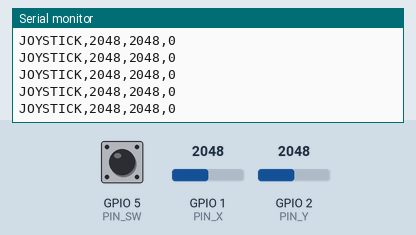
Bench run of a sketch on a simulated ESP32. Shown: the last lines printed to the serial monitor. Inputs (shaded band) come from the test bench; at power-on: GPIO 5 (PIN_SW) HIGH, GPIO 1 (PIN_X) = 2048, GPIO 2 (PIN_Y) = 2048 (analog values on the 0–4095 scale).

Above: at 1.2 s.
1.3 s: GPIO 5 (PIN_SW) pulled LOW for 3.2 s
At 1.9 s:
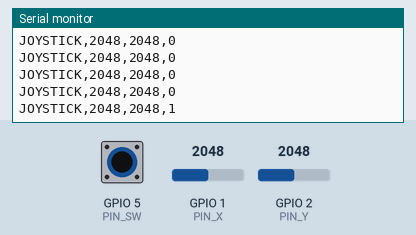
6.0 s: GPIO 1 (PIN_X) set to 2866
At 6.5 s:
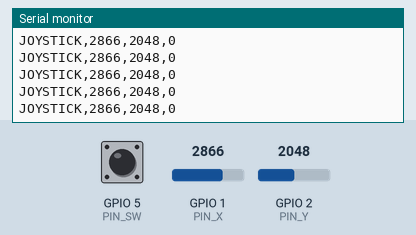
9.0 s: GPIO 2 (PIN_Y) set to 2866
At 10.1 s:
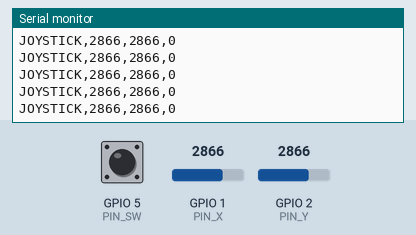
10.5 s: GPIO 5 (PIN_SW) pulled LOW for 0.15 s
At 11.4 s:
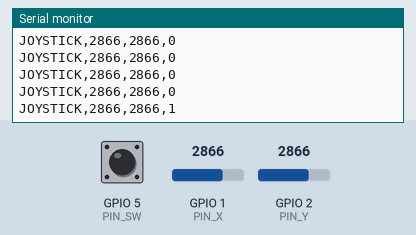
12.1 s: GPIO 1 (PIN_X) set to 3603
At 12.6 s:
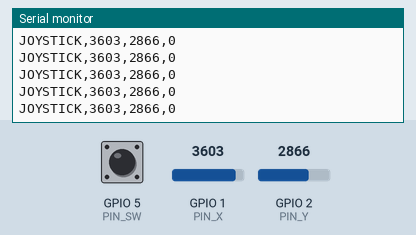
13.6 s: GPIO 2 (PIN_Y) set to 3603
At 14.4 s:
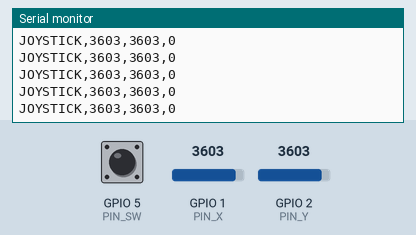
Timing chart, 0 to 16.1 s (numbered marks = the images above; inputs shaded):
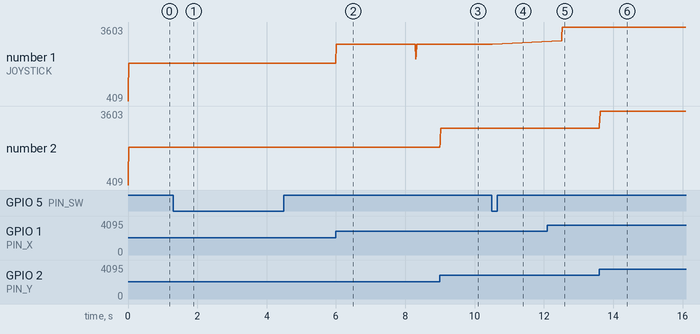

The sketch:

joystick_controller.ino
```cpp
#include <Arduino.h>

// Pin definitions for joystick
const int PIN_X = 1;  // ADC1_CH0 - X axis
const int PIN_Y = 2;  // ADC1_CH1 - Y axis
const int PIN_SW = 5; // Digital pin for switch/button

// ADC resolution
const int ADC_RESOLUTION = 12; // ESP32 has 12-bit ADC (0-4095)
const int SAMPLE_COUNT = 5;    // Reduced from 10
const int LOOP_DELAY = 5;       // Reduced from 10

// Add moving average arrays
int x_samples[SAMPLE_COUNT];
int y_samples[SAMPLE_COUNT];
int sample_index = 0;

// Variables for switch debouncing
bool lastSwitchState = HIGH;
unsigned long lastDebounceTime = 0;
const unsigned long DEBOUNCE_DELAY = 50;

void setup() {
  // Initialize serial communication
  Serial.begin(115200);

  // Configure ADC resolution
  analogReadResolution(ADC_RESOLUTION);

  // Configure pins
  pinMode(PIN_X, INPUT);
  pinMode(PIN_Y, INPUT);
  pinMode(PIN_SW, INPUT_PULLUP);

  // Initialize sample arrays
  for (int i = 0; i < SAMPLE_COUNT; i++) {
    x_samples[i] = 0;
    y_samples[i] = 0;
  }
}

void loop() {
    // Read raw values
    int x_raw = analogRead(PIN_X);
    int y_raw = analogRead(PIN_Y);

    // Update moving averages
    x_samples[sample_index] = x_raw;
    y_samples[sample_index] = y_raw;
    sample_index = (sample_index + 1) % SAMPLE_COUNT;

    // Calculate averages
    long x_sum = 0, y_sum = 0;
    for(int i = 0; i < SAMPLE_COUNT; i++) {
        x_sum += x_samples[i];
        y_sum += y_samples[i];
    }
    int x_avg = x_sum / SAMPLE_COUNT;
    int y_avg = y_sum / SAMPLE_COUNT;

    // Read switch with debouncing
    bool switch_pressed = (digitalRead(PIN_SW) == LOW);

    // Send data
    Serial.print("JOYSTICK,");
    Serial.print(x_avg);
    Serial.print(",");
    Serial.print(y_avg);
    Serial.print(",");
    Serial.println(switch_pressed ? 1 : 0);

    // Check for calibration button press (hold for 2 seconds)
    if(switch_pressed) {
        delay(2000);
        if(digitalRead(PIN_SW) == LOW) {
            // Enter calibration mode
            Serial.println("CALIBRATION_STARTED");
            calibrate();
        }
    }

    delay(LOOP_DELAY);  // Reduced delay for better responsiveness
}

void calibrate() {
    int min_x = 4095, max_x = 0;
    int min_y = 4095, max_y = 0;
    unsigned long start_time = millis();
    const unsigned long CALIBRATION_TIME = 5000;  // 5 seconds

    // Clear any pending serial data
    while(Serial.available()) Serial.read();

    // Calibration loop
    while(millis() - start_time < CALIBRATION_TIME) {
        int x = analogRead(PIN_X);
        int y = analogRead(PIN_Y);

        min_x = min(min_x, x);
        max_x = max(max_x, x);
        min_y = min(min_y, y);
        max_y = max(max_y, y);

        // Show calibration in progress
        Serial.print("JOYSTICK,");
        Serial.print(x);
        Serial.print(",");
        Serial.print(y);
        Serial.println(",0");

        delay(10);
    }

    // Get center position
    int center_x = analogRead(PIN_X);
    int center_y = analogRead(PIN_Y);

    // Send calibration complete and center values
    Serial.println("CALIBRATION_COMPLETE");
    Serial.print("CENTER,");
    Serial.print(center_x);
    Serial.print(",");
    Serial.println(center_y);
} 
```

Measured:
- after the input at 1.3 s, the serial monitor: prints a new line at once (image 1)
- after the input at 6.0 s, the serial monitor: prints a new line at once (image 2)
- after the input at 9.0 s, the serial monitor: prints a new line at once (image 3)
- after the input at 10.5 s, the serial monitor: prints a new line at once (image 4)
- after the input at 12.1 s, the serial monitor: prints a new line after 0.41 s (image 5)
- after the input at 13.6 s, the serial monitor: prints a new line at once (image 6)
- plotted number 1: 2048 → 2866 after the input at 6.0 s, 2866 → 3603 after the input at 12.1 s
